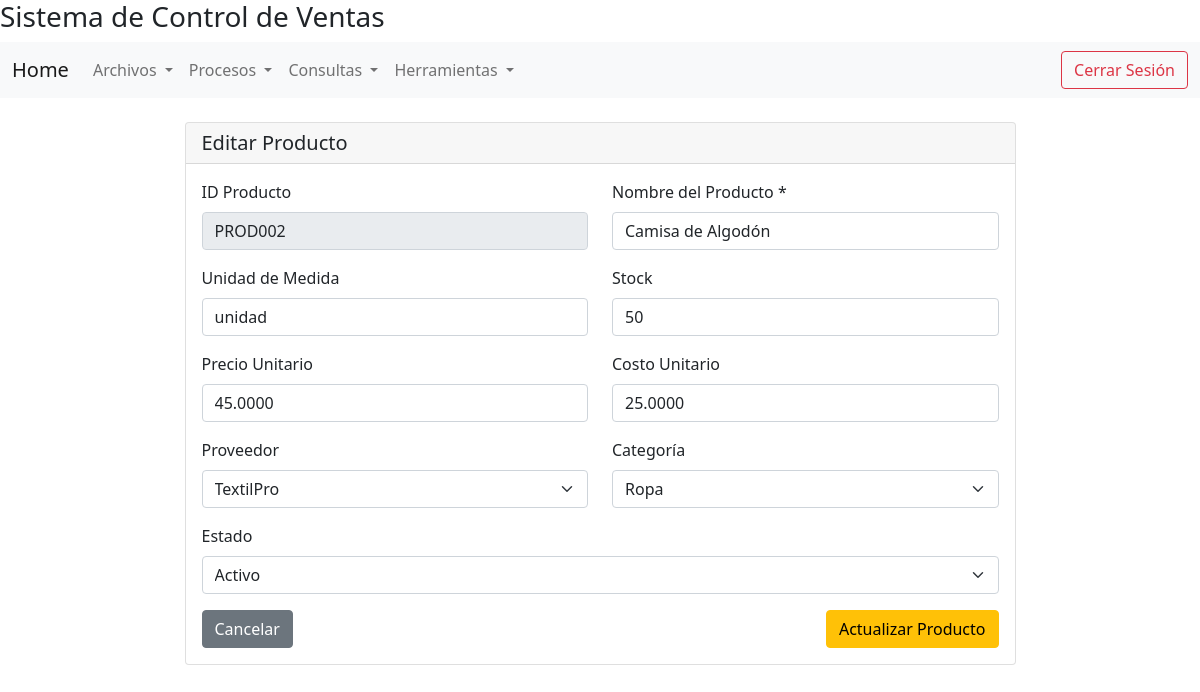
The page /vista/producto/editar.php?id=PROD002 on the database its author committed.
### tables this page shows
CREATE TABLE productos (
    idproducto VARCHAR(10) PRIMARY KEY,
    idproveedor VARCHAR(3),
    nomproducto VARCHAR(128) NOT NULL,
    unimed VARCHAR(15),
    stock INT DEFAULT 0,
    cosuni DECIMAL(10,4) DEFAULT 0,
    preuni DECIMAL(10,4) DEFAULT 0,
    idcategoria CHAR(2),
    estado CHAR(1) DEFAULT 'A',
    FOREIGN KEY (idproveedor) REFERENCES proveedores(idproveedor),
    FOREIGN KEY (idcategoria) REFERENCES categorias(idcategoria)
);

CREATE TABLE proveedores (
    idproveedor VARCHAR(3) PRIMARY KEY,
    nomproveedor VARCHAR(128) NOT NULL,
    rucproveedor VARCHAR(11),
    dirproveedor VARCHAR(128),
    telproveedor VARCHAR(9),
    emailproveedor VARCHAR(64)
);

CREATE TABLE categorias (
    idcategoria CHAR(2) PRIMARY KEY,
    nomcategoria VARCHAR(128) NOT NULL
);

### includes/db.php (called while the page is built, shortened)
<?php
if (!defined('DB_INCLUDED')) {
    class DBConection{
    public function conectar(){
        try {
            $pdo = new PDO("mysql:host=" .DBHOST. ";dbname=" .DBNAME. ";charset=utf8", DBUSER, DBPASS);
            $pdo->setAttribute(PDO::ATTR_ERRMODE, PDO::ERRMODE_EXCEPTION);
            return $pdo;
        } catch (PDOException $e) {
            echo "Error en la conexión: " . $e->getMessage();
            return false;
        }
    }
    }
}
?>

### modelo/producto.php (called while the page is built, shortened)
<?php
if (!defined('PRODUCTO_INCLUDED')) {
    include $_SERVER['DOCUMENT_ROOT'] . "/sisventas/includes/db.php";
    class Producto
    {
        private $con;
        public function __construct()
        {
            $cnx = new DBConection();
            $this->con = $cnx->conectar();
        }
        public function buscar($id)
        {
            $sql = "SELECT
                p.idproducto, p.idproveedor, p.nomproducto, p.unimed,
                p.stock, p.preuni, p.cosuni, p.idcategoria, p.estado,
                pr.nomproveedor AS proveedor_nombre,
                c.nomcategoria AS categoria_nombre
            FROM productos p
            LEFT JOIN proveedores pr ON p.idproveedor = pr.idproveedor
            LEFT JOIN categorias c ON p.idcategoria = c.idcategoria
            WHERE p.idproducto = :id";
            $stmt = $this->con->prepare($sql);
            $stmt->bindParam(':id', $id);
            $stmt->execute();
            $resultado = $stmt->fetch(PDO::FETCH_ASSOC);
            return $resultado;
        }
    }
}

### controlador/productoController.php (called while the page is built, shortened)
<?php
if (!defined('PRODUCTO_CONTROLLER_INCLUDED')) {
    include $_SERVER['DOCUMENT_ROOT']."/sisventas/modelo/producto.php";
    class ProductoController{
        public function buscar_producto($id){
            $producto = new Producto();
            $res = $producto->buscar($id);
            return $res;
        }
    }
}
?>

### modelo/proveedor.php (called while the page is built, shortened)
<?php
if (!defined('PROVEEDOR_INCLUDED')) {
    include $_SERVER['DOCUMENT_ROOT']."/sisventas/includes/db.php";
    class Proveedor {
        private $con;
        public function __construct(){
            $cnx = new DBConection();
            $this->con = $cnx->conectar();
        }
        public function listado(){
            $sql = "SELECT * FROM proveedores ORDER BY idproveedor DESC";
            $stmt = $this->con->prepare($sql);
            $stmt->execute();
            $resultados = $stmt->fetchAll(PDO::FETCH_ASSOC);
            return $resultados;
        }
    }
}
?>

### modelo/categoria.php (called while the page is built, shortened)
<?php
if (!defined('CATEGORIA_INCLUDED')) {
    include $_SERVER['DOCUMENT_ROOT']."/sisventas/includes/db.php";
    class Categoria {
        private $con;
        public function __construct(){
            $cnx = new DBConection();
            $this->con = $cnx->conectar();
        }
        public function listado(){
            $sql = "SELECT * FROM categorias ORDER BY idcategoria DESC";
            $stmt = $this->con->prepare($sql);
            $stmt->execute();
            $resultados = $stmt->fetchAll(PDO::FETCH_ASSOC);
            return $resultados;
        }
    }
}
?>

### vista/producto/editar.php (the view, shortened to what this page needs)
<?php
include_once $_SERVER['DOCUMENT_ROOT']."/sisventas/controlador/ProductoController.php";
include_once $_SERVER['DOCUMENT_ROOT']."/sisventas/modelo/proveedor.php";
include_once $_SERVER['DOCUMENT_ROOT']."/sisventas/modelo/categoria.php";
include_once $_SERVER['DOCUMENT_ROOT']."/sisventas/vista/layout/header.php";
include_once $_SERVER['DOCUMENT_ROOT']."/sisventas/vista/layout/navbar.php";
$id = $_GET['id'] ?? '';
$control = new ProductoController();
$producto = $control->buscar_producto($id);
$provObj = new Proveedor();
$proveedores = $provObj->listado();
$catObj = new Categoria();
$categorias = $catObj->listado();
?>
<div class="container mt-4">
    <div class="row justify-content-center">
        <div class="col-md-9">
            <div class="card">
                <div class="card-header">
                    <h5 class="mb-0">Editar Producto</h5>
                </div>
                <div class="card-body">
                    <form action="update.php" method="POST">
                        <div class="row">
                            <div class="col-md-6 mb-3">
                                <label for="idproducto_display" class="form-label">ID Producto</label>
                                <input type="text" class="form-control" id="idproducto_display" value="<?= $producto['idproducto'] ?>" readonly>
                            </div>
                            <div class="col-md-6 mb-3">
                                <label for="nombre" class="form-label">Nombre del Producto *</label>
                                <input type="text" class="form-control" name="nombre" id="nombre" value="<?= htmlspecialchars($producto['nomproducto']) ?>" required maxlength="128">
                            </div>
                        </div>
                        <div class="row">
                            <div class="col-md-6 mb-3">
                                <label for="unimed" class="form-label">Unidad de Medida</label>
                                <input type="text" class="form-control" name="unimed" id="unimed" value="<?= htmlspecialchars($producto['unimed']) ?>" maxlength="32">
                            </div>
                            <div class="col-md-6 mb-3">
                                <label for="stock" class="form-label">Stock</label>
                                <input type="number" class="form-control" name="stock" id="stock" value="<?= $producto['stock'] ?>" required>
                            </div>
                        </div>
                        <div class="row">
                            <div class="col-md-6 mb-3">
                                <label for="preuni" class="form-label">Precio Unitario</label>
                                <input type="text" class="form-control" name="preuni" id="preuni" value="<?= $producto['preuni'] ?>" required>
                            </div>
                            <div class="col-md-6 mb-3">
                                <label for="cosuni" class="form-label">Costo Unitario</label>
                                <input type="text" class="form-control" name="cosuni" id="cosuni" value="<?= $producto['cosuni'] ?>" required>
                            </div>
                        </div>
                        <div class="row">
                            <div class="col-md-6 mb-3">
                                <label for="idproveedor" class="form-label">Proveedor</label>
                                <select name="idproveedor" id="idproveedor" class="form-select" required>
                                    <?php foreach ($proveedores as $prov): ?>
                                        <option value="<?= $prov['idproveedor'] ?>" <?= ($producto['idproveedor'] == $prov['idproveedor']) ? 'selected' : '' ?>>
                                            <?= $prov['nomproveedor'] ?>
                                        </option>
                                    <?php endforeach; ?>
                                </select>
                            </div>
                            <div class="col-md-6 mb-3">
                                <label for="idcategoria" class="form-label">Categoría</label>
                                <select name="idcategoria" id="idcategoria" class="form-select" required>
                                    <?php foreach ($categorias as $cat): ?>
                                        <option value="<?= $cat['idcategoria'] ?>" <?= ($producto['idcategoria'] == $cat['idcategoria']) ? 'selected' : '' ?>>
                                            <?= $cat['nomcategoria'] ?>
                                        </option>
                                    <?php endforeach; ?>
                                </select>
                            </div>
                        </div>
                        <div class="mb-3">
                            <label for="estado" class="form-label">Estado</label>
                            <select name="estado" id="estado" class="form-select" required>
                                <option value="A" <?= ($producto['estado'] == 'A') ? 'selected' : '' ?>>Activo</option>
                            </select>
                        </div>
                        <div class="d-flex justify-content-between">
                            <a href="listado.php" class="btn btn-secondary">Cancelar</a>
                            <button type="submit" class="btn btn-warning">Actualizar Producto</button>
                        </div>
                    </form>
                </div>
            </div>
        </div>
    </div>
</div>
<?php include_once $_SERVER['DOCUMENT_ROOT']."/sisventas/vista/layout/footer.php"; ?>

### rows shown on the page
productos: idproducto "PROD002", nombre "Camisa de Algodón", unimed "unidad", stock "50", preuni "45.0000", cosuni "25.0000", idproveedor "TextilPro", idcategoria "Ropa", estado "Activo"
